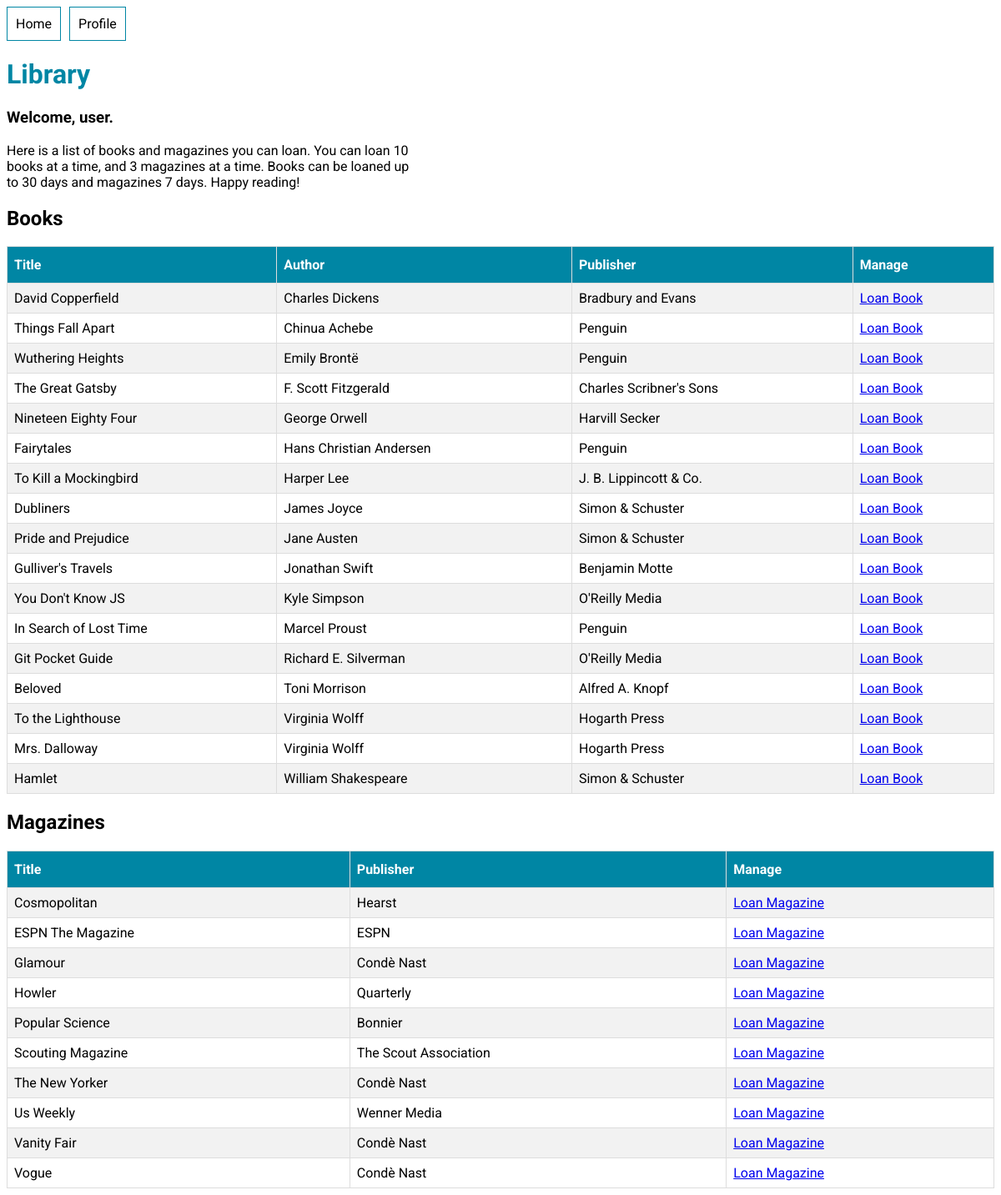
/library/ (signed in), run on an earlier commit of the app's database.
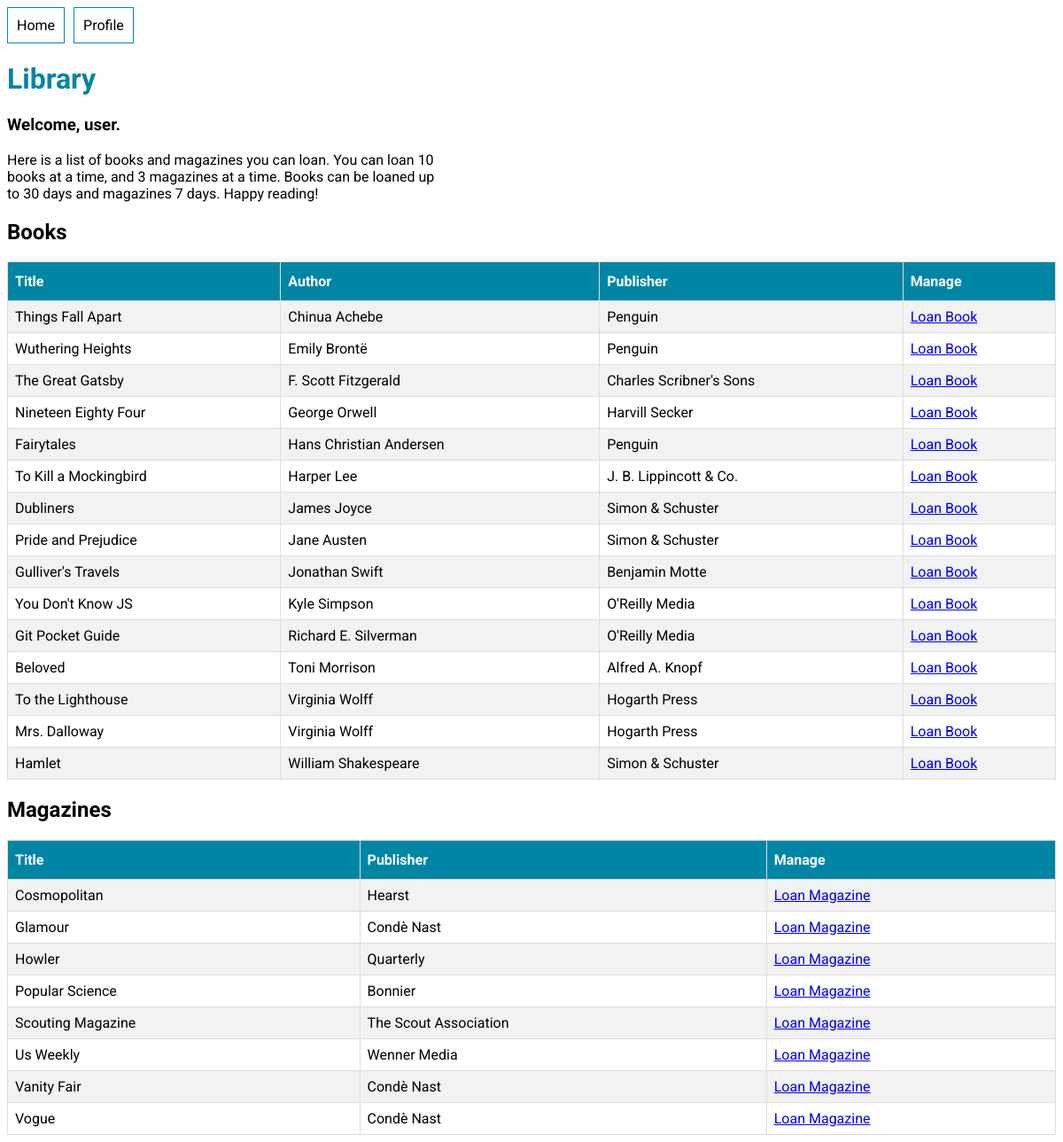
And on a later commit of the database.
### library_app/models.py (models this page shows, shortened)
class Book(models.Model):
    title = models.CharField(max_length=200)
    author = models.CharField(max_length=200)
    publisher = models.CharField(max_length=200)
    is_available = models.BooleanField(default=True)

class Magazine(models.Model):
    title = models.CharField(max_length=200)
    publisher = models.CharField(max_length=200)
    is_available = models.BooleanField(default=True)

### library_app/views.py (the view)
# urls.py: path("", views.index, name="index"),
@login_required
def index(request):
    books = Book.objects.filter(is_available = True).order_by('author')
    magazines = Magazine.objects.filter(is_available = True).order_by('title')
    context = {"books": books, "magazines": magazines}
    return render(request, "library_app/index.html", context)

### templates/library_app/index.html (shortened to what this page needs)
{% extends "base.html" %}
{% block content %}
<h1>Library</h1>
<h3>Welcome, {{user.username}}.</h3>
<p id="intro">
Here is a list of books and magazines you can loan.
You can loan 10 books at a time, and 3 magazines at a time.
Books can be loaned up to 30 days and magazines 7 days. Happy reading!
</p>
<div id="items-list">
    {% if books.count %}
        <h2>Books</h2>
        <table>
            <tr>
                <th>Title</th>
                <th>Author</th>
                <th>Publisher</th>
                <th>Manage</th>
            </tr>
            {% for book in books %}
                <tr>
                    <td>{{book.title}}</td>
                    <td>{{book.author}}</td>
                    <td>{{book.publisher}}</td>
                    <td><a href="{% url "user_app:loan_item" "book" book.id%}">Loan Book</a></td>
                </tr>
            {% endfor %}
        </table>
    {% else %}
        <p>Currently no books to loan. Come back soon!</p>
    {% endif %}
    <h2>Magazines</h2>
    {% if magazines.count %}
        <table>
            <tr>
                <th>Title</th>
                <th>Publisher</th>
                <th>Manage</th>
            </tr>
            {% for magazine in magazines %}
                <tr>
                    <td>{{magazine.title}}</td>
                    <td>{{magazine.publisher}}</td>
                    <td><a href="{% url "user_app:loan_item" "magazine" magazine.id%}">Loan Magazine</a></td>
                </tr>
            {% endfor %}
        </table>
    {% else %}
        <p>Currently no magazines to loan. Come back soon!</p>
    {% endif %}
</div>
{% endblock content %}

What changed in the data, as far as the page shows it:
no longer on this page (row edited): Book: title "David Copperfield", author "Charles Dickens", publisher "Bradbury and Evans"
no longer on this page (row edited): Book: title "In Search of Lost Time", author "Marcel Proust", publisher "Penguin"
no longer on this page (row edited): Magazine: title "ESPN The Magazine", publisher "ESPN"
no longer on this page (row edited): Magazine: title "The New Yorker", publisher "Condè Nast"
